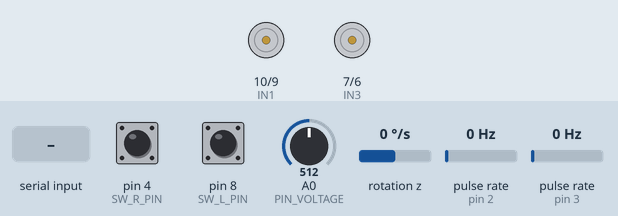
A sketch run on a simulated Arduino Uno, built with avr-gcc and run on an emulated ATmega328P. Shown: motor-driver pin pairs drawn as motors (green arrow = first pin HIGH = forward, orange = second pin HIGH = backward, longer = more drive, scaled by the enable pin). Wiring (inferred from the names in the program): 2 × pulse sensor: data pin 2 / data pin 3; MPU-6050 motion sensor at I2C address 0x68. The test bench sets the inputs (shaded band); at power-on: pin 4 (SW_R_PIN) HIGH, pin 8 (SW_L_PIN) HIGH, A0 (PIN_VOLTAGE) = 512, rotation z 0 °/s, pulse rate (sensors on pin 2, pin 3) 0 Hz. What the sketch prints to the serial monitor is not drawn.

Above: at 3.3 s.
3.4 s: "D:90:45\n" received over Serial
At 4.2 s:
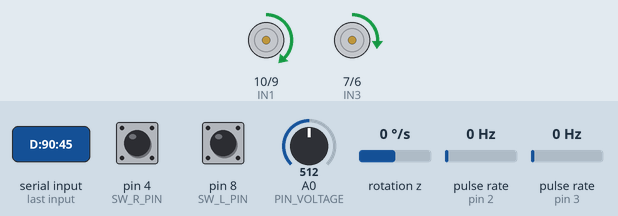
Timing chart, 0 to 6.4 s (numbered marks = the images above; inputs shaded):
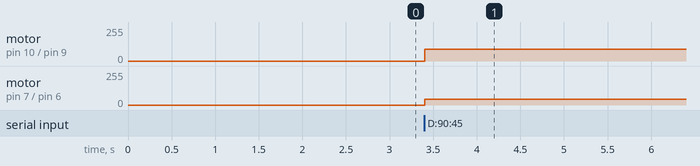

The sketch:

main.ino
```cpp
#include <Wire.h>
#include <Adafruit_PWMServoDriver.h>

Adafruit_PWMServoDriver pwm = Adafruit_PWMServoDriver();

// =====================================================
// [1] CẤU HÌNH CHÂN MẠCH CẦU H (MOTOR DC)
// =====================================================
#define ENA 11
#define IN1 10
#define IN2 9
#define IN3 7
#define IN4 6
#define ENB 5

// =====================================================
// [2] CẤU HÌNH PIN & CẢM BIẾN
// =====================================================
#define PIN_VOLTAGE A0  // Phân áp đo pin 12V
#define ENC_L_PIN 2     // Encoder Trái (INT0)
#define ENC_R_PIN 3     // Encoder Phải (INT1)
#define SW_R_PIN 4      // Công tắc Tay Phải
#define SW_L_PIN 8      // Công tắc Tay Trái

#define OE_PIN 13       // Chân Output Enable của PCA9685

// Biến toàn cục Encoder (bắt buộc dùng volatile trong ngắt)
volatile long encLeftCount = 0;
volatile long encRightCount = 0;

// Biến MPU6050
const int MPU = 0x68;
float gyroZ, yaw = 0;
float gyroZError = 0;

// Biến thời gian vòng lặp
unsigned long prevMPUTime = 0;
unsigned long prevTelemetryTime = 0;

// Trạng thái hiện tại (tránh gửi lệnh thừa)
int currentServoPulse[16];
int currentMotorSpeed[3];

// Bộ đệm nhận lệnh
const int MAX_CMD_LEN = 20;
char cmdBuffer[MAX_CMD_LEN];
int bufIndex = 0;

// =====================================================
// HÀM NGẮT (INTERRUPTS)
// =====================================================
void countLeftEncoder() { encLeftCount++; }
void countRightEncoder() { encRightCount++; }

// =====================================================
// SETUP HỆ THỐNG
// =====================================================
void setup() {
  Serial.begin(115200);

  // Khởi tạo Motor
  pinMode(ENA, OUTPUT); pinMode(IN1, OUTPUT); pinMode(IN2, OUTPUT);
  pinMode(IN3, OUTPUT); pinMode(IN4, OUTPUT); pinMode(ENB, OUTPUT);

  // Khởi tạo PCA9685
  pinMode(OE_PIN, OUTPUT);
  digitalWrite(OE_PIN, HIGH);

  // Khởi tạo Encoders (Dùng ngắt cứng)
  pinMode(ENC_L_PIN, INPUT_PULLUP);
  pinMode(ENC_R_PIN, INPUT_PULLUP);
  attachInterrupt(digitalPinToInterrupt(ENC_L_PIN), countLeftEncoder, RISING);
  attachInterrupt(digitalPinToInterrupt(ENC_R_PIN), countRightEncoder, RISING);

  // Khởi tạo Công tắc tay (Dùng điện trở kéo lên nội bộ)
  pinMode(SW_R_PIN, INPUT_PULLUP);
  pinMode(SW_L_PIN, INPUT_PULLUP);

  // Đặt giá trị mặc định cho Servo và Motor
  for(int i=0; i<16; i++) currentServoPulse[i] = -1;
  for(int i=0; i<3; i++) currentMotorSpeed[i] = -999;

  // Khởi tạo I2C và PCA9685
  Wire.begin();
  pwm.begin();
  pwm.setPWMFreq(60);

  // Khởi tạo MPU6050
  Wire.beginTransmission(MPU);
  Wire.write(0x6B); Wire.write(0);
  Wire.endTransmission(true);

  // Calib GyroZ (Khử nhiễu góc Yaw)
  for (int i = 0; i < 200; i++) {
    Wire.beginTransmission(MPU); Wire.write(0x47); Wire.endTransmission(false);
    Wire.requestFrom(MPU, 2, true);
    gyroZError += (int16_t(Wire.read() << 8 | Wire.read()) / 131.0);
    delay(10);
  }
  gyroZError /= 200;
}

// =====================================================
// VÒNG LẶP CHÍNH
// =====================================================
void loop() {
  unsigned long currentTime = millis();

  // --- ƯU TIÊN 1: NHẬN LỆNH LÁI TỪ WEB ---
  while (Serial.available() > 0) {
    char c = Serial.read();
    if (c == '\n') {
      cmdBuffer[bufIndex] = '\0';
      if (bufIndex > 0) processCommand(cmdBuffer);
      bufIndex = 0;
    }
    else if (c != '\r' && bufIndex < MAX_CMD_LEN - 1) {
      cmdBuffer[bufIndex++] = c;
    }
  }

  // --- ƯU TIÊN 2: ĐỌC GÓC NGHIÊNG (20ms/lần) ---
  if (currentTime - prevMPUTime >= 20) {
    float elapsedTime = (currentTime - prevMPUTime) / 1000.0;
    prevMPUTime = currentTime;

    Wire.beginTransmission(MPU); Wire.write(0x47); Wire.endTransmission(false);
    Wire.requestFrom(MPU, 2, true);
    gyroZ = (int16_t(Wire.read() << 8 | Wire.read()) / 131.0) - gyroZError;
    if (abs(gyroZ) > 1.0) yaw += gyroZ * elapsedTime;
  }

  // --- ƯU TIÊN 3: GỬI GÓI TELEMETRY (50ms/lần) ---
  if (currentTime - prevTelemetryTime >= 50) {
    if (Serial.availableForWrite() > 32) { // Van xả an toàn (Tránh tràn buffer)
      prevTelemetryTime = currentTime;

      int rawVoltage = analogRead(PIN_VOLTAGE); // Gửi Raw 0-1023

      // Đảo logic công tắc (1: Đang bấm, 0: Nhả)
      int swRState = !digitalRead(SW_R_PIN);
      int swLState = !digitalRead(SW_L_PIN);

      // Gói dữ liệu: T:yaw,rawBat,encL,encR,swR,swL
      Serial.print("T:");
      Serial.print(yaw);          Serial.print(",");
      Serial.print(rawVoltage);   Serial.print(",");
      Serial.print(encLeftCount); Serial.print(",");
      Serial.print(encRightCount);Serial.print(",");
      Serial.print(swRState);     Serial.print(",");
      Serial.println(swLState);
    }
  }
}

// =====================================================
// HÀM HỖ TRỢ ĐIỀU KHIỂN
// =====================================================
void updateMotor(int id, int value) {
  if (id < 1 || id > 2 || value == currentMotorSpeed[id]) return;
  int speed = abs(constrain(value, -255, 255));

  if (id == 1) { // Bánh Trái
    analogWrite(ENA, speed);
    digitalWrite(IN1, value > 0); digitalWrite(IN2, value < 0);
  } else if (id == 2) { // Bánh Phải
    analogWrite(ENB, speed);
    digitalWrite(IN3, value > 0); digitalWrite(IN4, value < 0);
  }
  currentMotorSpeed[id] = value;
}

void processCommand(char* cmd) {
  char type; int val1, val2;
  // Format lệnh: "D:motor1:motor2" hoặc "S:kênh:xung"
  if (sscanf(cmd, "%c:%d:%d", &type, &val1, &val2) != 3) return;

  if (type == 'D') {
    updateMotor(1, val1);
    updateMotor(2, val2);
  }
  else if (type == 'S') {
    if (val1 < 0 || val1 > 15 || val2 == currentServoPulse[val1]) return;
    digitalWrite(OE_PIN, LOW); // Mở khóa PCA9685
    int pulse = constrain(val2, 0, 4095);
    pwm.setPWM(val1, 0, pulse);
    currentServoPulse[val1] = pulse;
  }
}
```

Measured:
- after the input at 3.4 s, motor on pin 10 (IN1) / pin 9 (IN2): stopped → forward 90/255 at once; motor on pin 7 (IN3) / pin 6 (IN4): stopped → forward 45/255 at once
